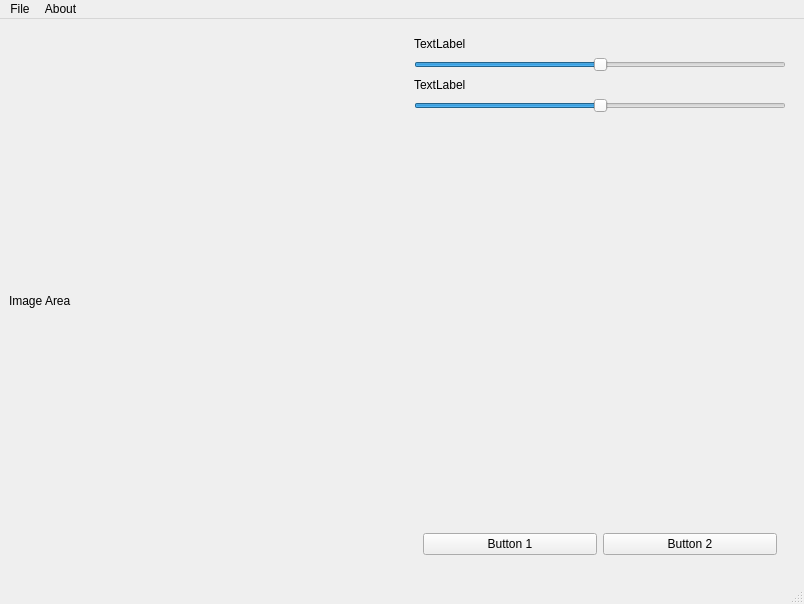
<?xml version="1.0" encoding="UTF-8"?>
<ui version="4.0">
 <class>MainWindow</class>
 <widget class="QMainWindow" name="MainWindow">
  <property name="geometry">
   <rect>
    <x>0</x>
    <y>0</y>
    <width>804</width>
    <height>604</height>
   </rect>
  </property>
  <property name="windowTitle">
   <string>MainWindow</string>
  </property>
  <widget class="QWidget" name="centralwidget">
   <layout class="QHBoxLayout" name="horizontalLayout_3">
    <item>
     <widget class="QLabel" name="imageLabel">
      <property name="sizePolicy">
       <sizepolicy hsizetype="Preferred" vsizetype="Preferred">
        <horstretch>2</horstretch>
        <verstretch>0</verstretch>
       </sizepolicy>
      </property>
      <property name="text">
       <string>Image Area</string>
      </property>
     </widget>
    </item>
    <item>
     <widget class="QWidget" name="widget" native="true">
      <property name="sizePolicy">
       <sizepolicy hsizetype="Preferred" vsizetype="Preferred">
        <horstretch>2</horstretch>
        <verstretch>0</verstretch>
       </sizepolicy>
      </property>
      <property name="maximumSize">
       <size>
        <width>16777215</width>
        <height>16777215</height>
       </size>
      </property>
      <layout class="QVBoxLayout" name="verticalLayout">
       <item>
        <widget class="QLabel" name="label">
         <property name="sizePolicy">
          <sizepolicy hsizetype="Fixed" vsizetype="Fixed">
           <horstretch>0</horstretch>
           <verstretch>1</verstretch>
          </sizepolicy>
         </property>
         <property name="text">
          <string>TextLabel</string>
         </property>
        </widget>
       </item>
       <item>
        <widget class="QSlider" name="slider1">
         <property name="sizePolicy">
          <sizepolicy hsizetype="Expanding" vsizetype="Fixed">
           <horstretch>0</horstretch>
           <verstretch>1</verstretch>
          </sizepolicy>
         </property>
         <property name="minimum">
          <number>-100</number>
         </property>
         <property name="maximum">
          <number>100</number>
         </property>
         <property name="singleStep">
          <number>5</number>
         </property>
         <property name="orientation">
          <enum>Qt::Horizontal</enum>
         </property>
        </widget>
       </item>
       <item>
        <widget class="QLabel" name="label_2">
         <property name="sizePolicy">
          <sizepolicy hsizetype="Fixed" vsizetype="Fixed">
           <horstretch>0</horstretch>
           <verstretch>1</verstretch>
          </sizepolicy>
         </property>
         <property name="text">
          <string>TextLabel</string>
         </property>
        </widget>
       </item>
       <item>
        <widget class="QSlider" name="slider2">
         <property name="sizePolicy">
          <sizepolicy hsizetype="Expanding" vsizetype="Fixed">
           <horstretch>0</horstretch>
           <verstretch>1</verstretch>
          </sizepolicy>
         </property>
         <property name="minimum">
          <number>-100</number>
         </property>
         <property name="maximum">
          <number>100</number>
         </property>
         <property name="singleStep">
          <number>5</number>
         </property>
         <property name="orientation">
          <enum>Qt::Horizontal</enum>
         </property>
        </widget>
       </item>
       <item>
        <spacer name="verticalSpacer">
         <property name="orientation">
          <enum>Qt::Vertical</enum>
         </property>
         <property name="sizeType">
          <enum>QSizePolicy::Expanding</enum>
         </property>
         <property name="sizeHint" stdset="0">
          <size>
           <width>20</width>
           <height>100</height>
          </size>
         </property>
        </spacer>
       </item>
       <item>
        <widget class="QWidget" name="widget_2" native="true">
         <property name="sizePolicy">
          <sizepolicy hsizetype="Preferred" vsizetype="Preferred">
           <horstretch>0</horstretch>
           <verstretch>0</verstretch>
          </sizepolicy>
         </property>
         <layout class="QHBoxLayout" name="horizontalLayout">
          <item>
           <widget class="QPushButton" name="button1">
            <property name="text">
             <string>Button 1</string>
            </property>
           </widget>
          </item>
          <item>
           <widget class="QPushButton" name="button2">
            <property name="text">
             <string>Button 2</string>
            </property>
           </widget>
          </item>
         </layout>
        </widget>
       </item>
      </layout>
     </widget>
    </item>
   </layout>
  </widget>
  <widget class="QMenuBar" name="menubar">
   <property name="geometry">
    <rect>
     <x>0</x>
     <y>0</y>
     <width>804</width>
     <height>23</height>
    </rect>
   </property>
   <widget class="QMenu" name="menuFile">
    <property name="title">
     <string>File</string>
    </property>
    <addaction name="actionOpenImage"/>
    <addaction name="separator"/>
    <addaction name="actionExit"/>
   </widget>
   <widget class="QMenu" name="menuAbout">
    <property name="title">
     <string>About</string>
    </property>
    <addaction name="actionAboutApp"/>
   </widget>
   <addaction name="menuFile"/>
   <addaction name="menuAbout"/>
  </widget>
  <widget class="QStatusBar" name="statusbar"/>
  <action name="actionOpenImage">
   <property name="text">
    <string> Open Image</string>
   </property>
  </action>
  <action name="actionExit">
   <property name="text">
    <string>Quit</string>
   </property>
  </action>
  <action name="actionAboutApp">
   <property name="text">
    <string>About App</string>
   </property>
  </action>
 </widget>
 <resources/>
 <connections/>
</ui>
